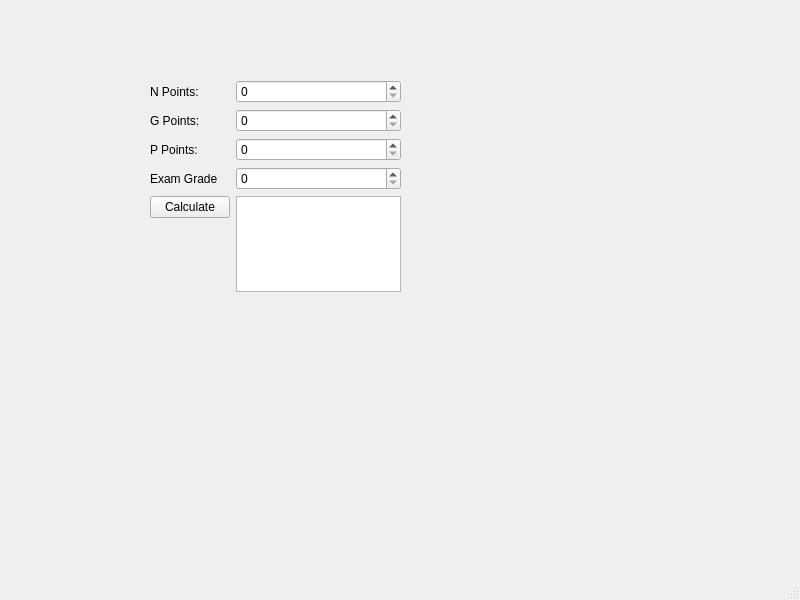
<?xml version="1.0" encoding="UTF-8"?>
<ui version="4.0">
 <class>MainWindow</class>
 <widget class="QMainWindow" name="MainWindow">
  <property name="geometry">
   <rect>
    <x>0</x>
    <y>0</y>
    <width>800</width>
    <height>600</height>
   </rect>
  </property>
  <property name="windowTitle">
   <string>MainWindow</string>
  </property>
  <widget class="QWidget" name="centralwidget">
   <widget class="QWidget" name="formLayoutWidget">
    <property name="geometry">
     <rect>
      <x>150</x>
      <y>80</y>
      <width>251</width>
      <height>212</height>
     </rect>
    </property>
    <layout class="QFormLayout" name="formLayout">
     <item row="0" column="0">
      <widget class="QLabel" name="label">
       <property name="text">
        <string>N Points:</string>
       </property>
      </widget>
     </item>
     <item row="1" column="0">
      <widget class="QLabel" name="label_2">
       <property name="text">
        <string>G Points:</string>
       </property>
      </widget>
     </item>
     <item row="2" column="0">
      <widget class="QLabel" name="label_3">
       <property name="text">
        <string>P Points:</string>
       </property>
      </widget>
     </item>
     <item row="3" column="0">
      <widget class="QLabel" name="label_4">
       <property name="text">
        <string>Exam Grade</string>
       </property>
      </widget>
     </item>
     <item row="0" column="1">
      <widget class="QSpinBox" name="spinBoxN"/>
     </item>
     <item row="1" column="1">
      <widget class="QSpinBox" name="spinBoxG"/>
     </item>
     <item row="2" column="1">
      <widget class="QSpinBox" name="spinBoxP"/>
     </item>
     <item row="3" column="1">
      <widget class="QSpinBox" name="spinBoxE"/>
     </item>
     <item row="4" column="0">
      <widget class="QPushButton" name="calculatePushButton">
       <property name="text">
        <string>Calculate</string>
       </property>
      </widget>
     </item>
     <item row="4" column="1">
      <widget class="QTextBrowser" name="textBrowser"/>
     </item>
    </layout>
   </widget>
  </widget>
  <widget class="QMenuBar" name="menubar">
   <property name="geometry">
    <rect>
     <x>0</x>
     <y>0</y>
     <width>800</width>
     <height>25</height>
    </rect>
   </property>
  </widget>
  <widget class="QStatusBar" name="statusbar"/>
 </widget>
 <resources/>
 <connections/>
</ui>
